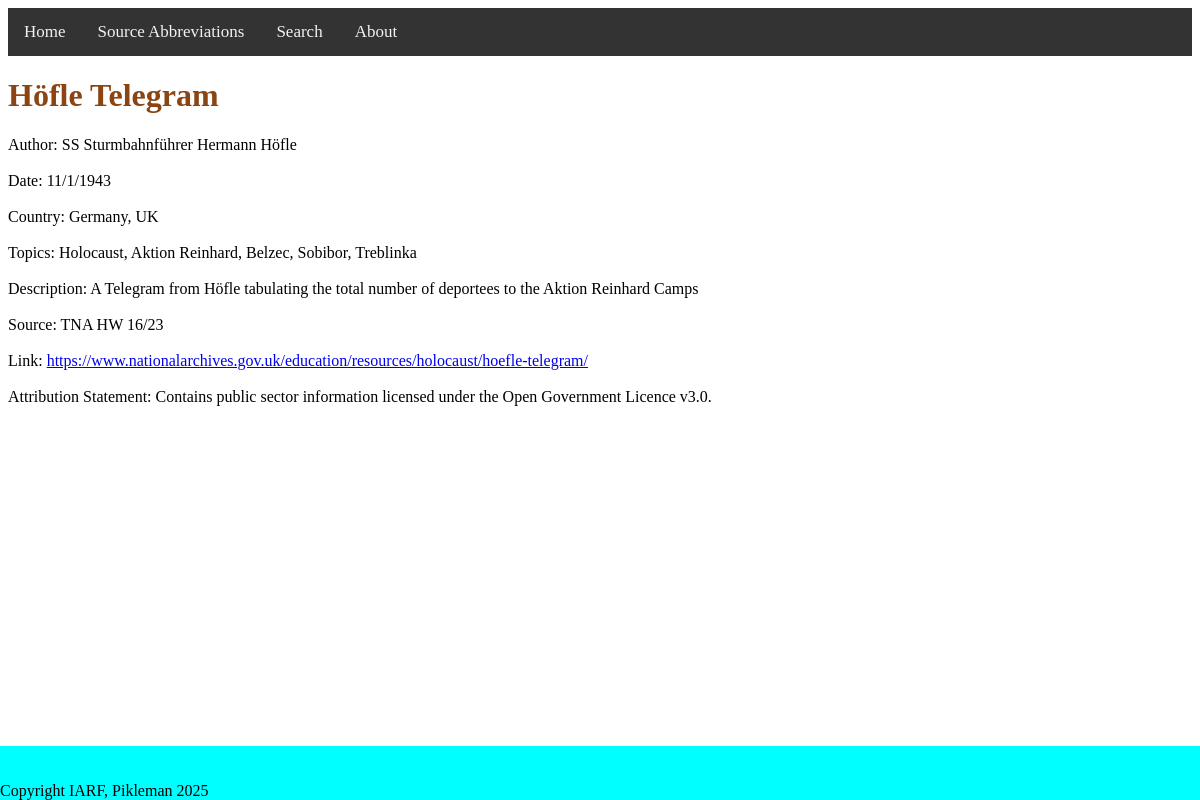
/source/2, run on the app's committed database.
### tables this page shows
CREATE TABLE "SOURCES" (
	"Title"	TEXT,
	"Month"	INTEGER,
	"Date"	INTEGER,
	"Year"	INTEGER,
	"Author"	TEXT,
	"Country"	TEXT,
	"Topic"	TEXT,
	"Description"	TEXT,
	"Source"	TEXT,
	"Protected"	INTEGER,
	"Path"	TEXT
, "ID"	INTEGER, "Scaled"	INTEGER, "Link"	TEXT, "Attribution"	TEXT);

### app.py (the view)
@app.route('/source/<id>')
def source(id):
    db = sqlite3.connect('sources.db')
    cursor = db.execute('SELECT * FROM SOURCES WHERE ID = ?', (id,))
    source = []
    for row in cursor:
        for col in row:
            source.append(col)
    return render_template("source.html", source=source)

### templates/source.html (shortened to what this page needs)
<!DOCTYPE html>
<html lang="en">
<head>
    <link rel="stylesheet" href="{{ url_for('static', filename='styles/styles.css') }}">
</head>
<body>
    <div class="topnav">
      <a href="{{url_for('index')}}">Home</a>
      <a href="{{url_for('sources_abbr')}}">Source Abbreviations</a>
      <a href="{{ url_for('search') }}">Search</a>
      <a href="{{ url_for('about') }}">About</a>
    </div>
    <h1 id="title">{{ source[0] }}</h1>
    <div id="metadata">
        <p>
            Author: {{ source[4] }}<br><br>
            Date: {{ source[2] }}/{{ source[1] }}/{{ source[3] }}<br><br>
            Country: {{ ', '.join(source[5].split('/')) }}<br><br>
            Topics: {{ ', '.join(source[6].split('/')) }}<br><br>
            Description: {{ source[7] }}<br><br>
            Source: {{ source[8] }}<br><br>
            {% if source[13] != None %}
                Link: <a href="{{ source[13] }}">{{ source[13] }}</a><br><br>
            {% endif %}
            {% if source[14] != None %}
                Attribution Statement: {{ source[14] }}<br><br>
            {% endif %}
        </p>
    <br>
    <br>
    <br>
    </div>
</body>
<footer>
    <br>
    <br>
    Copyright IARF, Pikleman 2025
    <br>
</footer>
</html>

### static/styles/styles.css (style rules this page uses)
#title { color: saddlebrown; font-family: Copperplate; }
footer { position: fixed; bottom: 0; left: 0; right: 0; background-color: aqua; }
#metadata { font-family: Copperplate; padding-left: 0px; }
.topnav { background-color: #333; overflow: hidden; }
.topnav a { float: left; color: #f2f2f2; text-align: center; padding: 14px 16px; text-decoration: none; font-size: 17px; }

### data on the page
SOURCES: Title "Höfle Telegram", Author "SS Sturmbahnführer Hermann Höfle", Date "11", Month "1", Year "1943", Country "Germany, UK", Topic "Holocaust, Aktion Reinhard, Belzec, Sobibor, Treblinka", Description "A Telegram from Höfle tabulating the total number of deportees to the Aktion Reinhard Camps", Source "TNA HW 16/23", Link "https://www.nationalarchives.gov.uk/education/resources/holocaust/hoefle-telegram/", Attribution "Contains public sector information licensed under the Open Government Licence v3.0."
